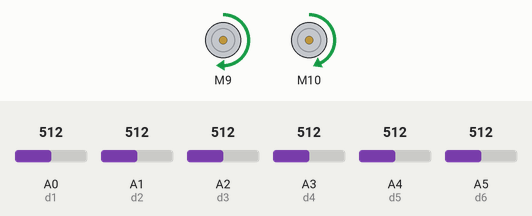
This sketch was run on a simulated Arduino Uno, built with avr-gcc and run on an emulated ATmega328P. Parts: 2 × DC motor (green arrow = forward, orange = backward, longer = faster). The inputs (shaded band) are chosen by the test bench; at power-on: A0 (d1) = 512, A1 (d2) = 512, A2 (d3) = 512, A3 (d4) = 512, A4 (d5) = 512, A5 (d6) = 512. What the sketch prints to the serial monitor is not drawn.

Above: at 2.2 s.
2.3 s: A0 (d1) set to 785
3.8 s: A0 (d1) set to 811
At 4.7 s:
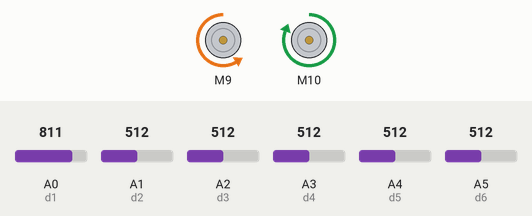
5.3 s: A1 (d2) set to 785
6.8 s: A1 (d2) set to 808
At 7.1 s:
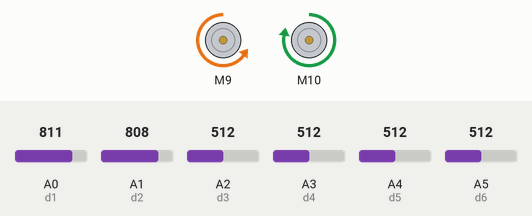
8.3 s: A2 (d3) set to 788
9.8 s: A2 (d3) set to 810
At 10.5 s:
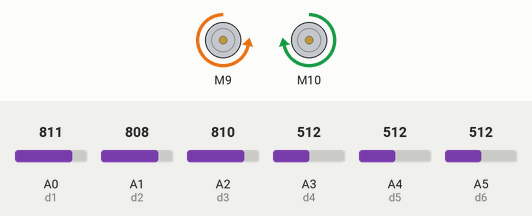
Timing chart, 0 to 12.3 s (numbered marks = the images above; inputs shaded):
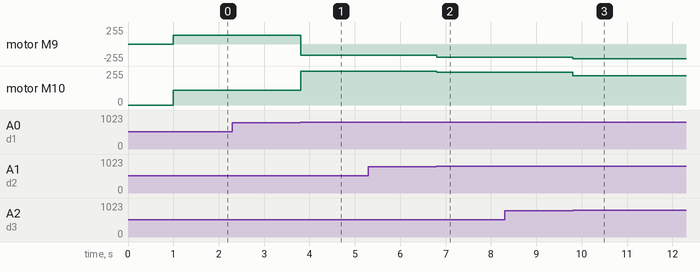

Measured:
- the behaviour switches between 800 and 801 on A0 (d1) (found by bisection; images 0 and 1)
- after the input at 3.8 s, motor M9: forward 135/255 → backward 170/255 at once; motor M10: forward 110/255 → forward 255/255 at once
- after the input at 6.8 s, motor M9: backward 170/255 → backward 195/255 at once; motor M10: forward 255/255 → forward 245/255 at once
- after the input at 9.8 s, motor M9: backward 195/255 → backward 220/255 at once; motor M10: forward 245/255 → forward 220/255 at once

The sketch:

code-version-3.ino
```cpp
#include<Arduino.h>
#include<Servo.h>
#include <SparkFun_TB6612.h>

int d1 = A0;
int d2 = A1;
int d3 = A2;
int d4 = A3;
int d5 = A4;
int d6 = A5;


#define AIN1 9
#define BIN1 10
#define AIN2 8
#define BIN2 11
#define PWMA 3
#define PWMB 5
#define STBY 2

const int offsetA = -1;
const int offsetB = 1;

// Initializing motors.  The library will allow you to initialize as many
// motors as you have memory for.  If you are using functions like forward
// that take 2 motors as arguements you can either write new functions or
// call the function more than once.
Motor motorr = Motor(AIN1, AIN2, PWMA, offsetA, STBY); //yellow wire
Motor motorl = Motor(BIN1, BIN2, PWMB, offsetB, STBY);


void setup(){

  pinMode(d1, INPUT);
  pinMode(d2, INPUT);
  pinMode(d3, INPUT);
  pinMode(d4, INPUT);
  pinMode(d5, INPUT);
  pinMode(d6, INPUT);
  Serial.begin(9600);
  delay(1000);

  motorr.drive(0);
  motorl.drive(0);
}

int error = 8;
int baseSpeed = 220;
int kp = 25;

void loop() {

  int values[6] = {0, 0, 0, 0, 0, 0};
  int t = 800;


  if(analogRead(d6) > t){
    values[0] = 1;
  }
  if(analogRead(d5) > t){
    values[1] = 1;
  }
  if(analogRead(d4) > t){
    values[2] = 1;
  }
  if(analogRead(d3) > t){
    values[3] = 1;
  }
  if(analogRead(d2) > t){
    values[4] = 1;
  }
  if(analogRead(d1) > t){
    values[5] = 1;
  }
  error = 6;

  for(int i = 0; i < 6; i++){
    if(values[i] == 1){
      error = i;
      break;
    }
  }

  error -= 3;
  Serial.println(error);
  if(error == 3){
    motorr.drive(-135);

    motorl.drive(110);
  }
  else if(error == -3){
    motorr.drive(110);

    motorl.drive(-135);

  }

  else{

  if(error < 0){
    motorl.drive(baseSpeed + kp*error);
    if(baseSpeed - kp*error > 255){
      motorr.drive(255);
    }
    else{
      motorr.drive(baseSpeed - kp*error);
    }

  }

  if(error > 0){
    motorr.drive(baseSpeed - kp*error);
    if(baseSpeed + kp*error > 255){
      motorl.drive(255);
    }
    else{
      motorl.drive(baseSpeed + kp*error);
    }

  }

  if(error == 0){

    motorr.drive(baseSpeed);
    motorl.drive(baseSpeed);

  }

  }

}
```
